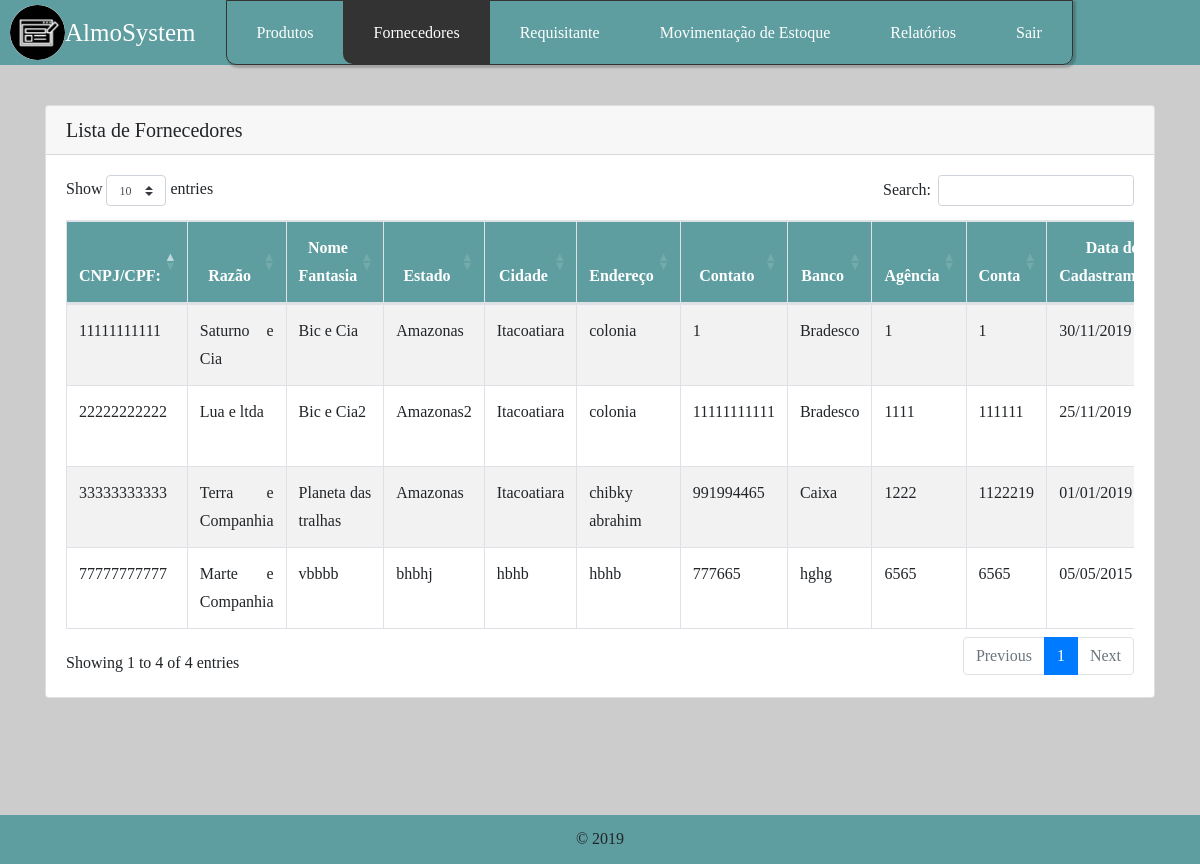
/view/visualizar-forn.php (signed in), run on the app's committed database.
### tables this page shows
CREATE TABLE `fornecedores` (
  `cnpj` varchar(11) NOT NULL,
  `razao` varchar(255) NOT NULL,
  `fantasia` varchar(255) NOT NULL,
  `estado` varchar(255) NOT NULL,
  `cidade` varchar(255) NOT NULL,
  `endereco` varchar(255) NOT NULL,
  `contato` varchar(11) NOT NULL,
  `banco` varchar(255) NOT NULL,
  `agencia` varchar(11) NOT NULL,
  `conta` varchar(11) NOT NULL,
  `datacadastramento` varchar(10) NOT NULL,
  `email` varchar(50) NOT NULL,
  `site` varchar(255) NOT NULL,
  `mensagem` text NOT NULL
);

### bd/Conexao.php (called while the page is built)
<?php
	class Conexao{
		public function conexao(){
			$con = mysqli_connect("localhost","root","","almosystem")
			or die("ops!".mysqli_error());
			mysqli_set_charset($con,"utf8");
			return $con;
		}
	}
?>

### view/visualizar-forn.php (the view, shortened to what this page needs)
<!DOCTYPE html>
<html>
    <head>
        <link rel="stylesheet" href="../templates/bootstrap/css/bootstrap.min.css"/>
        <link rel="stylesheet" href="https://cdnjs.cloudflare.com/ajax/libs/font-awesome/4.7.0/css/font-awesome.min.css">
        <link rel="stylesheet" href="https://cdn.datatables.net/1.10.19/css/dataTables.bootstrap4.min.css">
        <link rel="stylesheet" type="text/css" href="../templates/css/style.css"/>
    </head>
    <body>
        <header>
            <div class="icon-logo">
                <img src="../templates/imagens/iconPP.png"/>
                <h1>AlmoSystem</h1>
            </div>
            <div class="menu">
                <ul class="nav mr-auto">
                    <li class="nav-item dropdown">
                        <a class="item" href="" data-toggle="dropdown" aria-expanded="false">Produtos</a>
                    </li>
                    <li class="nav-item dropdown">
                        <a class="selecionado curva-esquerda item" href="" data-toggle="dropdown" aria-expanded="false">Fornecedores</a>
                    </li>
                    <li class="nav-item dropdown">
                        <a class="item" href="" data-toggle="dropdown" aria-expanded="false">Requisitante</a>
                    </li>
                    <li class="nav-item dropdown">
                        <a class="item" href="" data-toggle="dropdown" aria-expanded="false">Movimentação de Estoque</a>
                    </li>
                    <li class="nav-item"><a class="nav-link item" href="relatorios.php">Relatórios</a></li>
                    <li class="nav-item"><a class="nav-link item curva-direita" href="../bd/Sair.php">Sair</a></li>
                </ul>
            </div>
        </header>
        <section>
            <div class="content-sobre container">
                <div class="card">
                    <h5 class="card-header">Lista de Fornecedores</h5>
                    <div class="card-body">
                        <fieldset>
                            <div class="table-responsive">
                                <table id="example" class="table table-striped table-bordered" style="width:100%">
                                    <thead>
                                        <tr>
                                            <th>CNPJ/CPF:</th>
                                            <th>Razão</th>
                                            <th>Nome Fantasia</th>
                                            <th>Estado</th>
                                            <th>Cidade</th>
                                            <th>Endereço</th>
                                            <th>Contato</th>
                                            <th>Banco</th>
                                            <th>Agência</th>
                                            <th>Conta</th>
                                            <th>Data de Cadastramento</th>
                                        </tr>
                                    </thead>
                                    <tbody>
                                        <?php
                                        require_once ('../bd/Conexao.php');
                                        $con = new Conexao();
                                        $sql_f = "SELECT * FROM fornecedores ORDER BY `fornecedores`.`cnpj` ASC ";
                                        $result_f = mysqli_query($con->conexao(),$sql_f) or die(mysqli_error());
                                        while($sql_f = mysqli_fetch_array($result_f)){
                                            ?>
                                            <tr>
                                                <td> <?php echo $sql_f['cnpj']; ?></td>
                                                <td> <?php echo $sql_f['razao']; ?></td>
                                                <td> <?php echo $sql_f['fantasia']; ?></td>
                                                <td> <?php echo $sql_f['estado']; ?></td>
                                                <td> <?php echo $sql_f['cidade']; ?></td>
                                                <td> <?php echo $sql_f['endereco']; ?></td>
                                                <td> <?php echo $sql_f['contato']; ?></td>
                                                <td> <?php echo $sql_f['banco']; ?></td>
                                                <td> <?php echo $sql_f['agencia']; ?></td>
                                                <td> <?php echo $sql_f['conta']; ?></td>
                                                <td> <?php echo $sql_f['datacadastramento']; ?></td>
                                            </tr>
                                        <?php } ?>
                                    </tbody>
                                </table>
                            </div>
                        </fieldset>
                    </div>
                </div>
            </div>
        </section>
        <footer>
            <p>&copy 2019</p>
        </footer>
    </body>
</html>

### templates/css/style.css (style rules this page uses)
body { box-sizing: border-box; padding: 0; margin: 0; font-family: "Century Gothic"; line-height: 1.75em; }
thead,tbody { background-color: #fff; }
h1, p { margin: 0; }
header { background-color: cadetblue; width: 100%; height: 65px; display: flex; }
section { background-color: #CCCCCC; width: 100%; height: 750px; margin: auto auto; padding: 20px; box-sizing: border-box; }
footer { background-color: cadetblue; display: block; width: 100%; height: auto; padding-top: 10px; padding-bottom: 10.5px; text-align: center; }
.icon-logo { display: flex; align-items: center; height: 100%; padding-left: 10px; }
.icon-logo img { width: 55px; display: inline-block; background-color: #fff; border-radius: 50%; }
.icon-logo h1 { font-size: 25px; color: #fff; display: inline-block; }
.menu { display: flex; align-items: center; }
.menu ul { margin: 0 0 0 30px; height: 100%; text-align: center; border: 1px solid #333; border-radius: 0 0 10px 10px; box-shadow: 2px 2px 2px 1px rgba(0, 0, 0, 0.2); }
.menu { width: 100%; }
.menu ul li { display: inline-block; height: 100%; }
.menu ul li a { width: auto; padding: 0 30px; position: relative; display: inline-grid; cursor: pointer; height: 100%; align-items: center; text-align: center; text-decoration: none; }
.menu ul li { color: white; }
.item:focus, .item { color: #fff; }
.menu a { padding: 15px; display: block; text-align: center; text-decoration: none; }
.selecionado { background-color: #333; }
.curva-esquerda { border-radius: 0 0 0 10px; }
.curva-direita { border-radius: 0 0 10px 0; }
.card { margin: auto; }
.content-sobre { margin-top: 20px; text-align: justify; }
#example th { text-align: center; background-color: cadetblue; color: white; }

### data on the page
fornecedores: cnpj "11111111111", razao "Saturno e Cia", fantasia "Bic e Cia", estado "Amazonas", cidade "Itacoatiara", endereco "colonia", contato "1", banco "Bradesco", agencia "1", conta "1", datacadastramento "30/11/2019"
fornecedores: cnpj "22222222222", razao "Lua e ltda", fantasia "Bic e Cia2", estado "Amazonas2", cidade "Itacoatiara", endereco "colonia", contato "11111111111", banco "Bradesco", agencia "1111", conta "111111", datacadastramento "25/11/2019"
fornecedores: cnpj "33333333333", razao "Terra e Companhia", fantasia "Planeta das tralhas", estado "Amazonas", cidade "Itacoatiara", endereco "chibky abrahim", contato "991994465", banco "Caixa", agencia "1222", conta "1122219", datacadastramento "01/01/2019"
fornecedores: cnpj "77777777777", razao "Marte e Companhia", fantasia "vbbbb", estado "bhbhj", cidade "hbhb", endereco "hbhb", contato "777665", banco "hghg", agencia "6565", conta "6565", datacadastramento "05/05/2015"
